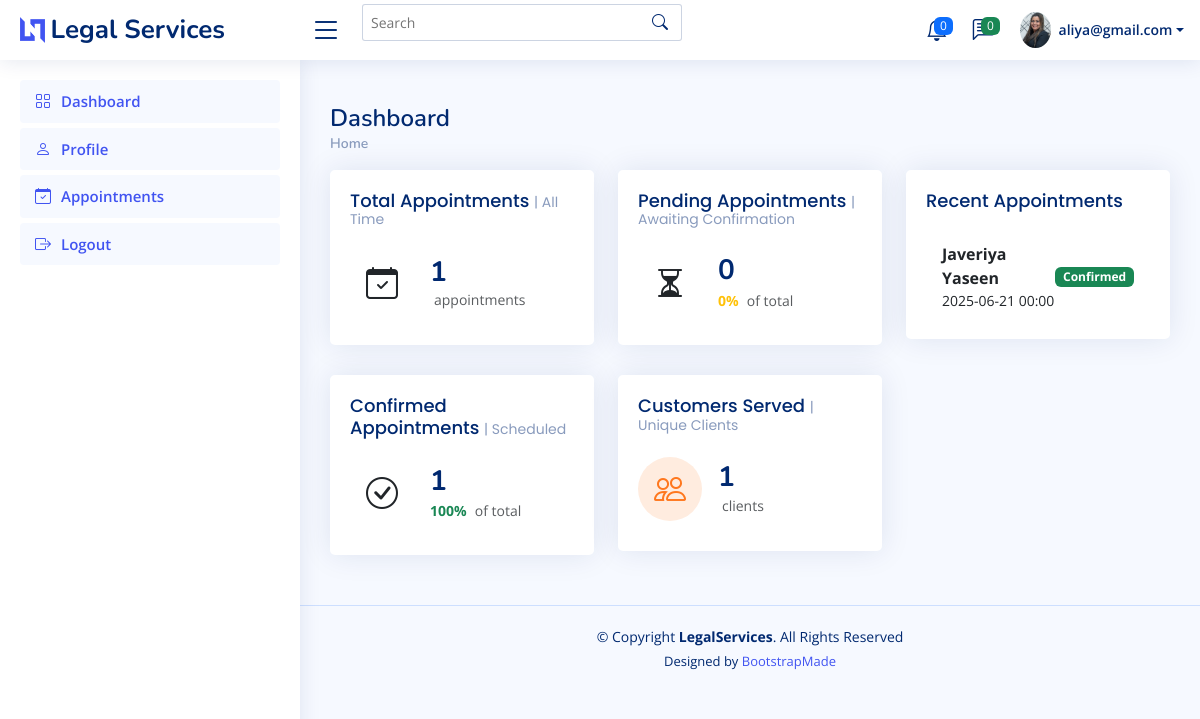
The app's page /lawyer/index.php (signed in) with its own data.
### tables this page shows
CREATE TABLE `users` (
  `user_id` int(11) NOT NULL,
  `name` varchar(100) NOT NULL,
  `email` varchar(150) NOT NULL,
  `password` varchar(255) NOT NULL,
  `profile_photo` varchar(255) DEFAULT NULL,
  `user_type` enum('Customer','Lawyer','Admin') NOT NULL,
  `city_id` int(11) DEFAULT NULL,
  `created_at` timestamp NOT NULL DEFAULT current_timestamp(),
  `contact_info` varchar(255) DEFAULT NULL
);

CREATE TABLE `appointments` (
  `appointment_id` int(11) NOT NULL,
  `customer_id` int(11) NOT NULL,
  `lawyer_id` int(11) NOT NULL,
  `schedule_date` datetime NOT NULL,
  `status` enum('Pending','Confirmed','Completed') DEFAULT 'Pending',
  `notes` text DEFAULT NULL,
  `created_at` timestamp NOT NULL DEFAULT current_timestamp()
);

### lawyer/index.php (the view, shortened to what this page needs)
<?php
include('inc.header.php');
$lawyer_id = $_SESSION['LawyerID'];
$totalAppointmentsRes = mysqli_query($conn, "SELECT COUNT(*) AS total FROM appointments WHERE lawyer_id = $lawyer_id");
$totalAppointments = mysqli_fetch_assoc($totalAppointmentsRes)['total'] ?? 0;
$pendingAppointmentsRes = mysqli_query($conn, "SELECT COUNT(*) AS pending FROM appointments WHERE lawyer_id = $lawyer_id AND status = 'Pending'");
$pendingAppointments = mysqli_fetch_assoc($pendingAppointmentsRes)['pending'] ?? 0;
$confirmedAppointmentsRes = mysqli_query($conn, "SELECT COUNT(*) AS confirmed FROM appointments WHERE lawyer_id = $lawyer_id AND status = 'Confirmed'");
$confirmedAppointments = mysqli_fetch_assoc($confirmedAppointmentsRes)['confirmed'] ?? 0;
$customersServedRes = mysqli_query($conn, "SELECT COUNT(DISTINCT customer_id) AS customers FROM appointments WHERE lawyer_id = $lawyer_id");
$customersServed = mysqli_fetch_assoc($customersServedRes)['customers'] ?? 0;
?>
<main id="main" class="main">
  <div class="pagetitle">
    <h1>Dashboard</h1>
    <nav>
      <ol class="breadcrumb">
        <li class="breadcrumb-item active"><a href="index.php">Home</a></li>
      </ol>
    </nav>
  </div>
  <section class="section dashboard">
    <div class="row">
      <div class="col-lg-8">
        <div class="row">
          <div class="col-xxl-4 col-md-6">
            <div class="card info-card appointments-card">
              <div class="card-body">
                <h5 class="card-title">Total Appointments <span>| All Time</span></h5>
                <div class="d-flex align-items-center">
                  <div class="card-icon rounded-circle d-flex align-items-center justify-content-center">
                    <i class="bi bi-calendar-check"></i>
                  </div>
                  <div class="ps-3">
                    <h6><?= $totalAppointments ?></h6>
                    <span class="text-muted small pt-2 ps-1">appointments</span>
                  </div>
                </div>
              </div>
            </div>
          </div>
          <div class="col-xxl-4 col-md-6">
            <div class="card info-card pending-card">
              <div class="card-body">
                <h5 class="card-title">Pending Appointments <span>| Awaiting Confirmation</span></h5>
                <div class="d-flex align-items-center">
                  <div class="card-icon rounded-circle d-flex align-items-center justify-content-center">
                    <i class="bi bi-hourglass-split"></i>
                  </div>
                  <div class="ps-3">
                    <h6><?= $pendingAppointments ?></h6>
                    <span class="text-warning small pt-1 fw-bold"><?= $totalAppointments > 0 ? round(($pendingAppointments/$totalAppointments)*100, 1) : 0 ?>%</span>
                    <span class="text-muted small pt-2 ps-1">of total</span>
                  </div>
                </div>
              </div>
            </div>
          </div>
          <div class="col-xxl-4 col-md-6">
            <div class="card info-card confirmed-card">
              <div class="card-body">
                <h5 class="card-title">Confirmed Appointments <span>| Scheduled</span></h5>
                <div class="d-flex align-items-center">
                  <div class="card-icon rounded-circle d-flex align-items-center justify-content-center">
                    <i class="bi bi-check-circle"></i>
                  </div>
                  <div class="ps-3">
                    <h6><?= $confirmedAppointments ?></h6>
                    <span class="text-success small pt-1 fw-bold"><?= $totalAppointments > 0 ? round(($confirmedAppointments/$totalAppointments)*100, 1) : 0 ?>%</span>
                    <span class="text-muted small pt-2 ps-1">of total</span>
                  </div>
                </div>
              </div>
            </div>
          </div>
          <div class="col-xxl-4 col-md-6">
            <div class="card info-card customers-card">
              <div class="card-body">
                <h5 class="card-title">Customers Served <span>| Unique Clients</span></h5>
                <div class="d-flex align-items-center">
                  <div class="card-icon rounded-circle d-flex align-items-center justify-content-center">
                    <i class="bi bi-people"></i>
                  </div>
                  <div class="ps-3">
                    <h6><?= $customersServed ?></h6>
                    <span class="text-muted small pt-2 ps-1">clients</span>
                  </div>
                </div>
              </div>
            </div>
          </div>
        </div>
      </div>
      <div class="col-lg-4">
        <div class="card">
          <div class="card-body">
            <h5 class="card-title">Recent Appointments</h5>
            <ul class="list-group list-group-flush">
              <?php
              $recentAppointmentsRes = mysqli_query($conn, "
                SELECT a.*, u.name AS customer_name
                FROM appointments a
                JOIN users u ON a.customer_id = u.user_id
                WHERE a.lawyer_id = $lawyer_id
                ORDER BY a.schedule_date DESC
                LIMIT 5
              ");
              if ($recentAppointmentsRes && mysqli_num_rows($recentAppointmentsRes) > 0):
                while ($app = mysqli_fetch_assoc($recentAppointmentsRes)):
              ?>
                <li class="list-group-item d-flex justify-content-between align-items-center">
                  <div>
                    <strong><?= htmlspecialchars($app['customer_name']) ?></strong><br>
                    <small><?= date('Y-m-d H:i', strtotime($app['schedule_date'])) ?></small>
                  </div>
                  <span class="badge
                    <?= $app['status'] === 'Confirmed' ? 'bg-success' : ($app['status'] === 'Pending' ? 'bg-warning text-dark' : 'bg-secondary') ?>">
                    <?= htmlspecialchars($app['status']) ?>
                  </span>
                </li>
              <?php
                endwhile;
              else:
              ?>
                <li class="list-group-item">No recent appointments found.</li>
              <?php endif; ?>
            </ul>
          </div>
        </div>
      </div>
    </div>
  </section>
</main>
<?php include('inc.footer.php'); ?>

### lawyer/inc.header.php (shortened to what this page needs)
<?php
require('inc.connection.php');
$lawyer_id = $_SESSION['LawyerID'];
$lawyer_email = $_SESSION['Email'] ?? '';
$photo_path = 'assets/img/default-user.png';
$res = mysqli_query($conn, "SELECT profile_photo FROM users WHERE user_id = $lawyer_id");
if ($res && $row = mysqli_fetch_assoc($res)) {
    if (!empty($row['profile_photo']) && file_exists('uploads/profiles/' . $row['profile_photo'])) {
        $photo_path = 'uploads/profiles/' . $row['profile_photo'];
    }
}
?>
<!DOCTYPE html>
<html lang="en">
<head>
  <link href="assets/vendor/bootstrap/css/bootstrap.min.css" rel="stylesheet" />
  <link href="assets/vendor/bootstrap-icons/bootstrap-icons.css" rel="stylesheet" />
  <link href="assets/vendor/boxicons/css/boxicons.min.css" rel="stylesheet" />
  <link href="assets/vendor/quill/quill.snow.css" rel="stylesheet" />
  <link href="assets/vendor/quill/quill.bubble.css" rel="stylesheet" />
  <link href="assets/vendor/remixicon/remixicon.css" rel="stylesheet" />
  <link href="assets/vendor/simple-datatables/style.css" rel="stylesheet" />
  <link href="assets/css/style.css" rel="stylesheet" />
</head>
<body>
  <header id="header" class="header fixed-top d-flex align-items-center">
    <div class="d-flex align-items-center justify-content-between">
      <a href="index.php" class="logo d-flex align-items-center">
        <img src="assets/img/logo.png" alt="Legal Services Logo" />
        <span class="d-none d-lg-block">Legal Services</span>
      </a>
      <i class="bi bi-list toggle-sidebar-btn"></i>
    </div>
    <div class="search-bar">
      <form class="search-form d-flex align-items-center" method="POST" action="#">
        <input
          type="text"
          name="query"
          placeholder="Search"
          title="Enter search keyword"
        />
        <button type="submit" title="Search"><i class="bi bi-search"></i></button>
      </form>
    </div>
    <nav class="header-nav ms-auto">
      <ul class="d-flex align-items-center">
        <li class="nav-item dropdown">
          <a class="nav-link nav-icon" href="#" data-bs-toggle="dropdown">
            <span class="badge bg-primary badge-number">0</span>
          </a>
        </li>
        <li class="nav-item dropdown">
          <a class="nav-link nav-icon" href="#" data-bs-toggle="dropdown">
            <span class="badge bg-success badge-number">0</span>
          </a>
        </li>
        <li class="nav-item dropdown pe-3">
          <a
            class="nav-link nav-profile d-flex align-items-center pe-0"
            href="#"
            data-bs-toggle="dropdown"
          >
            <img src="<?= htmlspecialchars($photo_path) ?>" alt="Profile" class="rounded-circle" />
            <span class="d-none d-md-block dropdown-toggle ps-2"><?= htmlspecialchars($lawyer_email) ?></span>
          </a>
        </li>
      </ul>
    </nav>
  </header>
  <aside id="sidebar" class="sidebar">
    <ul class="sidebar-nav" id="sidebar-nav">
      <li class="nav-item">
        <a class="nav-link " href="index.php">
          <i class="bi bi-grid"></i>
          <span>Dashboard</span>
        </a>
      </li>
      <li class="nav-item">
        <a class="nav-link" href="profile.php">
          <i class="bi bi-person"></i>
          <span>Profile</span>
        </a>
      </li>
      <li class="nav-item">
        <a class="nav-link" href="appointments.php">
          <i class="bi bi-calendar-check"></i>
          <span>Appointments</span>
        </a>
      </li>
      <li class="nav-item">
        <a class="nav-link" href="logout.php">
          <i class="bi bi-box-arrow-right"></i>
          <span>Logout</span>
        </a>
      </li>
    </ul>
  </aside>

### lawyer/assets/css/style.css (style rules this page uses)
:root { scroll-behavior: smooth; }
body { font-family: "Open Sans", sans-serif; background: #f6f9ff; color: #444444; }
a { color: #4154f1; text-decoration: none; }
h1, h2, h3, h4, h5, h6 { font-family: "Nunito", sans-serif; }
#main { margin-top: 60px; padding: 20px 30px; transition: all 0.3s; }
.pagetitle { margin-bottom: 10px; }
.pagetitle h1 { font-size: 24px; margin-bottom: 0; font-weight: 600; color: #012970; }
.card { margin-bottom: 30px; border: none; border-radius: 5px; box-shadow: 0px 0 30px rgba(1, 41, 112, 0.1); }
.card-title { padding: 20px 0 15px 0; font-size: 18px; font-weight: 500; color: #012970; font-family: "Poppins", sans-serif; }
.card-title span { color: #899bbd; font-size: 14px; font-weight: 400; }
.card-body { padding: 0 20px 20px 20px; }
.breadcrumb { font-size: 14px; font-family: "Nunito", sans-serif; color: #899bbd; font-weight: 600; }
.breadcrumb a { color: #899bbd; transition: 0.3s; }
.breadcrumb .breadcrumb-item::before { color: #899bbd; }
.breadcrumb .active { color: #51678f; font-weight: 600; }
.logo { line-height: 1; }
@media (min-width: 1200px) { .logo { width: 280px; } }
.logo img { max-height: 26px; margin-right: 6px; }
.logo span { font-size: 26px; font-weight: 700; color: #012970; font-family: "Nunito", sans-serif; }
.header { transition: all 0.5s; z-index: 997; height: 60px; box-shadow: 0px 2px 20px rgba(1, 41, 112, 0.1); background-color: #fff; padding-left: 20px; }
.header .toggle-sidebar-btn { font-size: 32px; padding-left: 10px; cursor: pointer; color: #012970; }
.header .search-bar { min-width: 360px; padding: 0 20px; }
.header .search-form { width: 100%; }
.header .search-form input { border: 0; font-size: 14px; color: #012970; border: 1px solid rgba(1, 41, 112, 0.2); padding: 7px 38px 7px 8px; border-radius: 3px; transition: 0.3s; width: 100%; }
.header .search-form button { border: 0; padding: 0; margin-left: -30px; background: none; }
.header .search-form button i { color: #012970; }
.header-nav ul { list-style: none; }
.header-nav>ul { margin: 0; padding: 0; }
.header-nav .nav-icon { font-size: 22px; color: #012970; margin-right: 25px; position: relative; }
.header-nav .nav-profile { color: #012970; }
.header-nav .nav-profile img { max-height: 36px; }
.header-nav .nav-profile span { font-size: 14px; font-weight: 600; }
.header-nav .badge-number { position: absolute; inset: -2px -5px auto auto; font-weight: normal; font-size: 12px; padding: 3px 6px; }
.sidebar { position: fixed; top: 60px; left: 0; bottom: 0; width: 300px; z-index: 996; transition: all 0.3s; padding: 20px; overflow-y: auto; scrollbar-width: thin; scrollbar-color: #aab7cf transparent; box-shadow: 0px 0px 20px rgba(1, 41, 112, 0.1); background-color: #fff; }
@media (min-width: 1200px) { #main, #footer { margin-left: 300px; } }
.sidebar-nav { padding: 0; margin: 0; list-style: none; }
.sidebar-nav li { padding: 0; margin: 0; list-style: none; }
.sidebar-nav .nav-item { margin-bottom: 5px; }
.sidebar-nav .nav-link { display: flex; align-items: center; font-size: 15px; font-weight: 600; color: #4154f1; transition: 0.3; background: #f6f9ff; padding: 10px 15px; border-radius: 4px; }
.sidebar-nav .nav-link i { font-size: 16px; margin-right: 10px; color: #4154f1; }
.dashboard .info-card { padding-bottom: 10px; }
.dashboard .info-card h6 { font-size: 28px; color: #012970; font-weight: 700; margin: 0; padding: 0; }
.dashboard .card-icon { font-size: 32px; line-height: 0; width: 64px; height: 64px; flex-shrink: 0; flex-grow: 0; }
.dashboard .customers-card .card-icon { color: #ff771d; background: #ffecdf; }

### records on screen
users: profile_photo (picture)
appointments: customer.name "Javeriya Yaseen", schedule_date "2025-06-21 00:00", status "Confirmed"

### other values on screen
$lawyer_email "aliya@gmail.com"
$totalAppointments "1"
$pendingAppointments "0"
$confirmedAppointments "1"
$customersServed "1"
